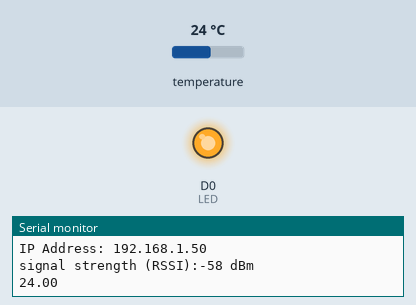
The sketch below on a simulated ESP8266 (NodeMCU). Shown: output pins drawn as LEDs (lit = HIGH), the last lines printed to the serial monitor. The inputs (shaded band) are chosen by the test bench; at power-on: temperature 24 °C. WiFi joins after 1.5 s; servers stay silent unless stated; uploads are accepted with an empty reply. At 61.1 s the program restarts the board; the recording ends there.

Above: at 2.5 s.
At 14.45 s:
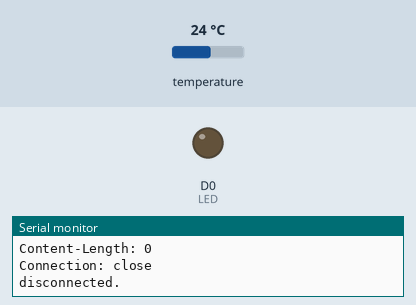
Timing chart, 0 to 18.1 s (numbered marks = the images above):
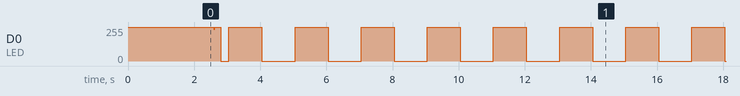

The sketch:

esp8266_temp_wifi.ino
```cpp
// (licence header left out)
#include <ESP8266WiFi.h>
#include <OneWire.h>
#include <DallasTemperature.h>

#define ONE_WIRE_BUS D2
#define analogPin A0

const short int LED = 16; //GPIO16

OneWire oneWire(ONE_WIRE_BUS);
DallasTemperature sensors(&oneWire);

WiFiClient client;
int status = WL_IDLE_STATUS;
char server[] = "benlo.com";
float temp;
int adcValue = 0;

void setup()
  {
  pinMode(LED, OUTPUT);
  digitalWrite(LED, 1);  // off

  Serial.begin(115200);
  Serial.println();
  sensors.begin();

  WiFi.begin("Your SSID", "Your PW");

  Serial.print("Connecting");
  while (WiFi.status() != WL_CONNECTED)
    {
    delay(500);
    Serial.print(".");
    }
  Serial.println();

  Serial.print("Connected, IP address: ");
  Serial.println(WiFi.localIP());
  printWifiStatus();
  if (client.connect(server, 80))
    {
    sensors.requestTemperatures();
    temp = sensors.getTempCByIndex(0);
    String ptr = "GET /test.php?temp=";
    ptr += temp;
    ptr += " HTTP/1.1";
    client.println(ptr);
    client.println("Host: yourserver.com");
    client.println("Connection: close");
    client.println();
    Serial.println(temp);
    }
  }
int i;
void loop()
  {
  while (client.available())
    {
    char c = client.read();
    Serial.write(c);
    digitalWrite(LED, c & 1);
    }
  if (!client.connected())
    {
    Serial.println();
    Serial.println("disconnected.");
    while(millis() < 60e3)
      {
      flash(1000);  // wait 60 seconds
      }
    ESP.restart();
    }
 flash(250);
 }
void flash(int mSec)
  {
  digitalWrite(LED,1);
  delay(mSec);
  digitalWrite(LED,0);
  delay(mSec);
  }
void printWifiStatus() {
  Serial.print("SSID: ");
  Serial.println(WiFi.SSID());
  IPAddress ip = WiFi.localIP();
  Serial.print("IP Address: ");
  Serial.println(ip);
  long rssi = WiFi.RSSI();
  Serial.print("signal strength (RSSI):");
  Serial.print(rssi);
  Serial.println(" dBm");
}
```
